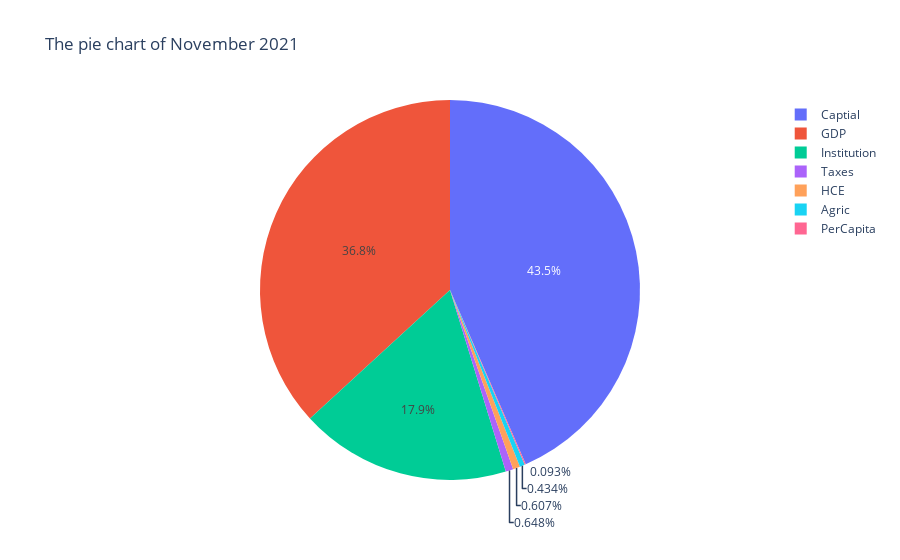

Notebook cell for this chart:
### Code cell
from matplotlib.pyplot import figure


agric=len(df_agric)
capital=len(df_capital)
gdp=len(df_gdp)
hce=len(df_hce)
instit=len(df_instit)
percapita=len(df_percapita)
taxes=len(df_taxes)


px.pie(names=['Agric','Captial','GDP','HCE','Institution','PerCapita','Taxes'],values=[agric,capital,gdp,hce,instit,percapita,taxes],title="The pie chart of November 2021")

### Figure 1 — Plotly figure (JSON) as saved in the notebook; plotly's stock layout.template omitted (floating-point values rounded to 4 significant figures)
{"data": [{"domain": {"x": [0, 1], "y": [0, 1]}, "hovertemplate": "label=%{label}<br>value=%{value}<extra></extra>", "labels": ["Agric", "Captial", "GDP", "HCE", "Institution", "PerCapita", "Taxes"], "legendgroup": "", "name": "", "showlegend": true, "type": "pie", "values": [420, 42084, 35638, 588, 17362, 90, 627]}], "layout": {"legend": {"tracegroupgap": 0}, "title": {"text": "The pie chart of November 2021"}}}
